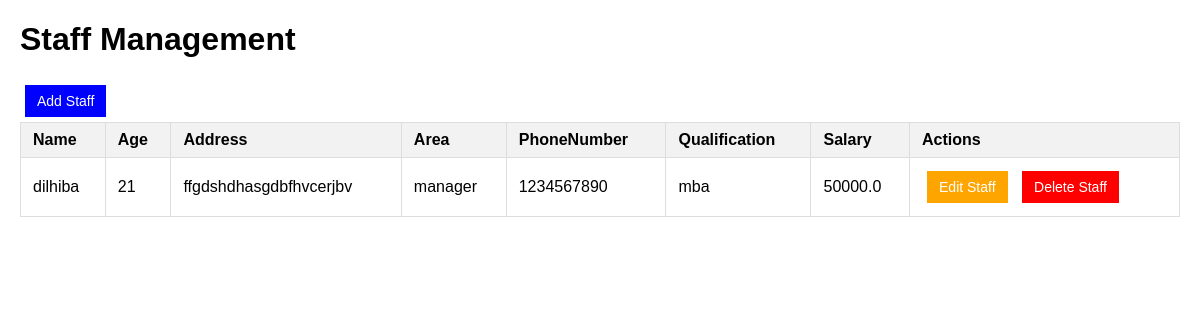
The page /view_staff on the database its author committed.
### SmartTrolleyApp/models.py (models this page shows)
class StaffTable(models.Model):
    Login=models.ForeignKey(LoginTable, on_delete=models.CASCADE)
    Name=models.CharField(max_length=30, blank=True, null=True)
    Age=models.IntegerField(blank=True, null=True)
    Area=models.CharField(max_length=300, blank=True, null=True)
    PhoneNumber=models.BigIntegerField(blank=True, null=True)
    Qualification=models.CharField(max_length=30, blank=True, null=True)
    Salary=models.FloatField(blank=True, null=True)
    Address=models.CharField(max_length=300, blank=True, null=True)

### SmartTrolleyApp/views.py (the view)
# urls.py: path('view_staff',ViewStaffPage.as_view(),name="view staff"),
class ViewStaffPage(View):
    def get(self,request):
        obj = StaffTable.objects.all()
        return render(request,"Admin/viewstaff.html", {'val': obj})

### templates/Admin/viewstaff.html (shortened to what this page needs)
<!DOCTYPE html>
<html lang="en">
<head>
</head>
<body>
    <h1>Staff Management</h1>
    <a href="/add_staff"><button class="add">Add Staff</button></a>
    <table>
        <thead>
            <tr>
                <th>Name</th>
                <th>Age</th>
                <th>Address</th>
                <th>Area</th>
                <th>PhoneNumber</th>
                <th>Qualification</th>
                <th>Salary</th>
                <th>Actions</th>
            </tr>
        </thead>
        <tbody>
             {% for i in val %}
            <tr>
                <td>{{ i.Name }}</td>
                <td>{{ i.Age }}</td>
                <td>{{ i.Address }}</td>
                <td>{{ i.Area }}</td>
                <td>{{ i.PhoneNumber }}</td>
                <td>{{ i.Qualification }}</td>
                <td>{{ i.Salary }}</td>
                <td>
                    <a href ="/edit_staff/{{ i.id }}"><button class="edit" >Edit Staff</button></a>
                    <a href ="/delete_staff/{{ i.id }}"><button class="delete" >Delete Staff</button></a>
                </td>
            </tr>
            {% endfor %}
        </tbody>
    </table>
</body>
</html>

### templates/Admin/viewstaff.html (style rules this page uses)
body { font-family: Arial, sans-serif; margin: 20px; }
table { width: 100%; border-collapse: collapse; margin-bottom: 20px; }
table, th, td { border: 1px solid #ddd; }
th, td { padding: 8px 12px; text-align: left; }
th { background-color: #f2f2f2; }
button { padding: 8px 12px; margin: 5px; cursor: pointer; border: none; background-color: #4CAF50; color: white; font-size: 14px; }
button.delete { background-color: red; }
button.edit { background-color: orange; }
button.add { background-color: blue; }

### rows shown on the page
StaffTable: Name "dilhiba", Age "21", Address "ffgdshdhasgdbfhvcerjbv", Area "manager", PhoneNumber "1234567890", Qualification "mba", Salary "50000.0"
